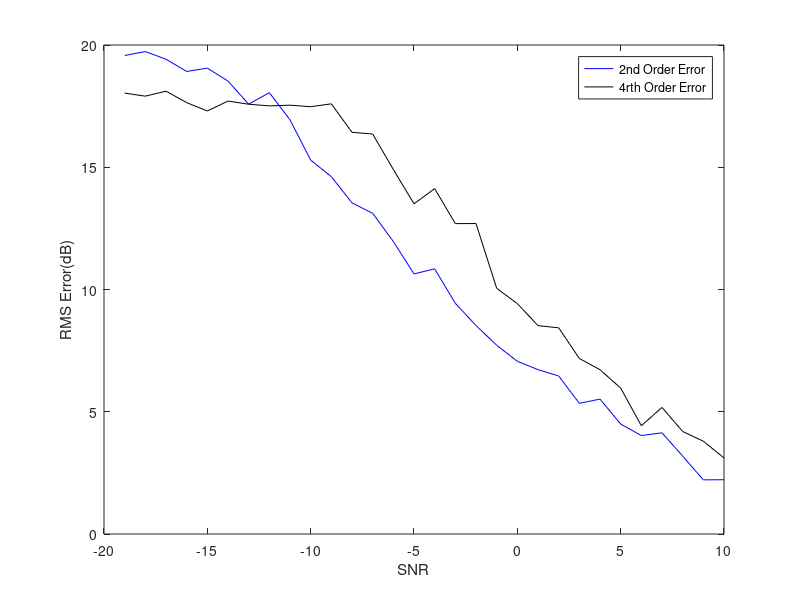
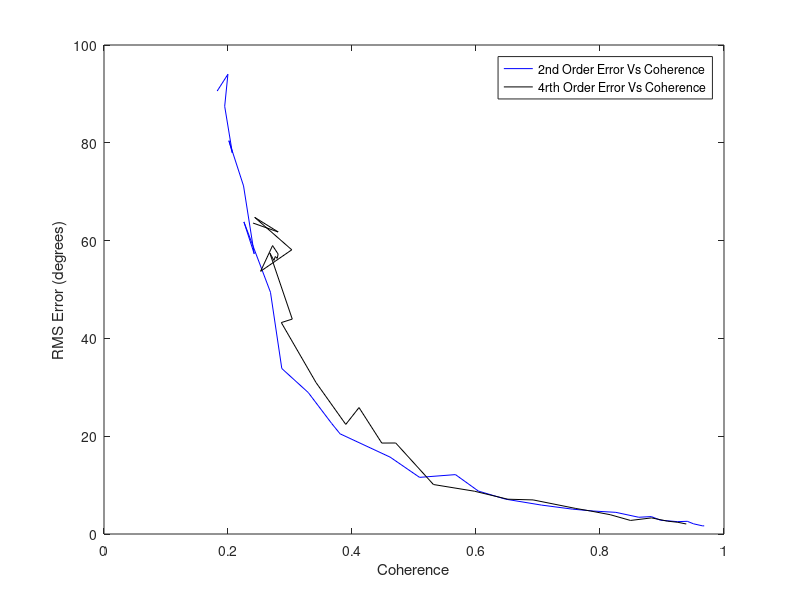

MATLAB code to generate these figures, in order:
%% Error Calculations Second and Fourth
clc;clear;
%% Initializations
alpha = 1;
 
pol_signal_one = [1;-1;0]./sqrt(2);
pol_cum_signal_one = [1;1;0;-1;0;0]./sqrt(3); %ground

signal_one_offset = 30*pi/180;

Averaged_samples = 100;
Window = 49;    %size of window
SNR_samples = 30;
 
signal_one_phase_est_second = zeros(1,SNR_samples);
signal_one_mag_est_second = zeros(1,SNR_samples);
 
signal_one_phase_est_fourth = zeros(1,SNR_samples);
signal_one_mag_est_fourth = zeros(1,SNR_samples);
 
SNR = zeros(1,SNR_samples);
%% Generic Loop Calculations

for SNR_sample = 1:SNR_samples;
    
    SNR(SNR_sample)=SNR_sample-20;
    Noise = (10^(-SNR(SNR_sample)/20))/sqrt(3);
    
    for sample = 1:Averaged_samples
        %% Random Statistics Used for Both second and forth order Algorithms
        signal_one =  pol_signal_one*(sqrt(-2*log(1-rand(1,Window))).*exp(1i*2*pi*rand(1,Window)));
        
        s1 = alpha*signal_one;
        s2 = alpha*exp(1i*signal_one_offset)*signal_one ;
        
        s1_Noise = s1 + Noise*sqrt(-2*log(1-rand(3,Window))).*exp(1i*2*pi*rand(3,Window));
        s2_Noise = s2 + Noise*sqrt(-2*log(1-rand(3,Window))).*exp(1i*2*pi*rand(3,Window));
        %% Second order Statistics
        S1_2 = [s1_Noise(1,:)
            s1_Noise(2,:)
            s1_Noise(3,:)];
        
        S2_2 = [s2_Noise(1,:)
            s2_Noise(2,:)
            s2_Noise(3,:)];
        
        R1_2 = S1_2*S1_2'/Window;
        R2_2 = S1_2*S2_2'/Window;
                
        [eigenvect_2,eigenval_2] = eig(pinv(R1_2)*R2_2);
        
        polarfilter_2 = abs(pol_signal_one'*eigenvect_2);
        [~,srt_2] = sort(polarfilter_2,'descend');
        signal_one_phase_est_second(SNR_sample) = signal_one_phase_est_second(SNR_sample) + ((signal_one_offset + angle(eigenval_2(srt_2(1),srt_2(1))))^2)/Averaged_samples;
        signal_one_mag_est_second(SNR_sample) = signal_one_mag_est_second(SNR_sample) + (abs(eigenval_2(srt_2(1),srt_2(1))))/Averaged_samples;
        
        %% Fourth Order Statistics
        S1_4 = [s1_Noise(1,:).*s1_Noise(1,:)
            s1_Noise(2,:).*s1_Noise(2,:)
            s1_Noise(3,:).*s1_Noise(3,:)
            s1_Noise(1,:).*s1_Noise(2,:)
            s1_Noise(1,:).*s1_Noise(3,:)
            s1_Noise(2,:).*s1_Noise(3,:)];
        
        S2_4 = [s2_Noise(1,:).*s2_Noise(1,:)
            s2_Noise(2,:).*s2_Noise(2,:)
            s2_Noise(3,:).*s2_Noise(3,:)
            s2_Noise(1,:).*s2_Noise(2,:)
            s2_Noise(1,:).*s2_Noise(3,:)
            s2_Noise(2,:).*s2_Noise(3,:)];

        R1_4 = S1_4*S1_4'/Window;
        R2_4 = S1_4*S2_4'/Window;
        
        [eigenvec_4,eigenval_4] = eig(pinv(R1_4)*R2_4);
        
        polarfilter_4 = abs(pol_cum_signal_one'*eigenvec_4);
        [~,srt_4] = sort(polarfilter_4,'descend');
        signal_one_phase_est_fourth(SNR_sample) = signal_one_phase_est_fourth(SNR_sample) + ((signal_one_offset + 0.5*angle(eigenval_4(srt_4(1),srt_4(1))))^2)/Averaged_samples;
        signal_one_mag_est_fourth(SNR_sample) = signal_one_mag_est_fourth(SNR_sample) + (abs(eigenval_4(srt_4(1),srt_4(1))))/Averaged_samples;
        
    end
end
signal_one_phase_est_second_rmnsqrd = sqrt(signal_one_phase_est_second)*180/pi;
signal_one_phase_est_fourth_mnsqrd = sqrt(signal_one_phase_est_fourth)*180/pi;

%% Plotting Results
  
figure(1);title('RMS Error (dB)')
plot(SNR,10*log10(signal_one_phase_est_second_rmnsqrd),'b');
hold on;
plot(SNR,10*log10(signal_one_phase_est_fourth_mnsqrd),'black');
hold off;
xlabel('SNR');ylabel('RMS Error(dB)')
legend('2nd Order Error','4rth Order Error','Location','northeast');

figure(2);title('RMS Error vs Coherence')
plot(signal_one_mag_est_second,signal_one_phase_est_second_rmnsqrd,'b');
hold on;
plot(signal_one_mag_est_fourth,signal_one_phase_est_fourth_mnsqrd,'black');
hold off;
ylabel('RMS Error (degrees)');xlabel('Coherence')
legend('2nd Order Error Vs Coherence','4rth Order Error Vs Coherence','Location','northeast');
